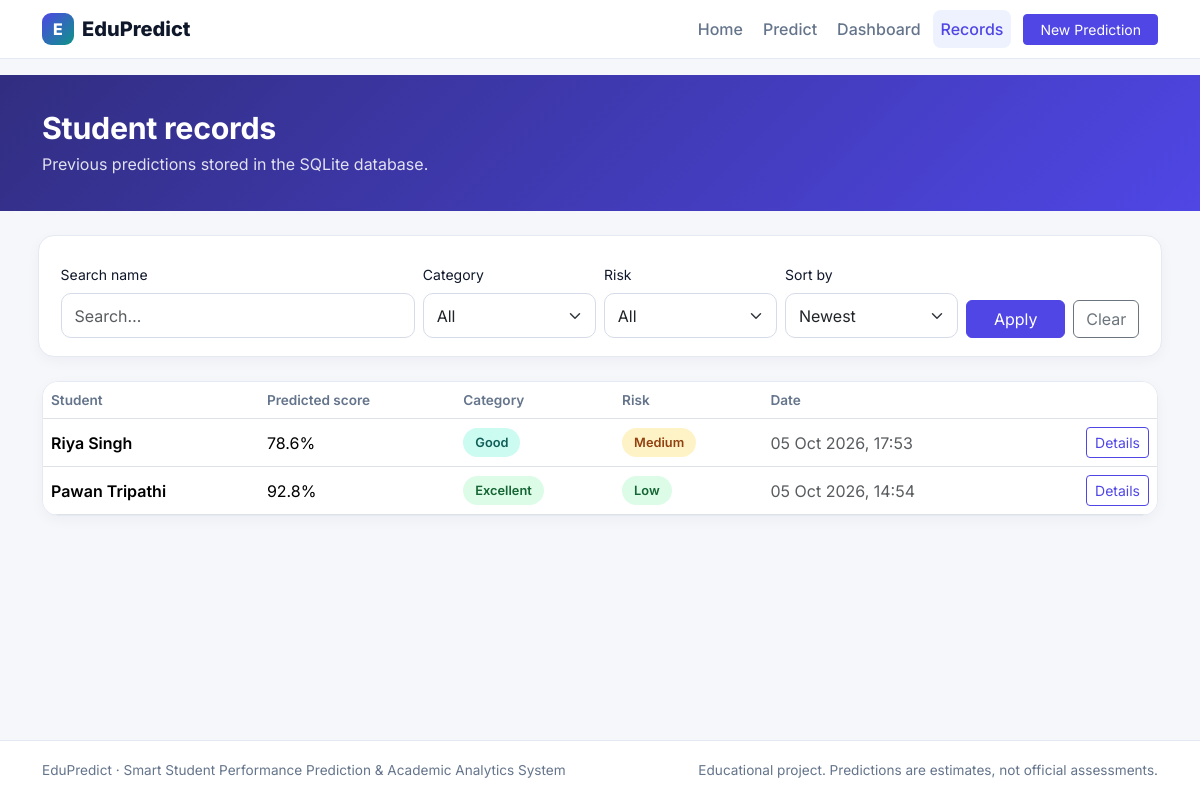
The page /students/ on the database its author committed.
### predictor/models.py (models this page shows, shortened)
class PredictionRecord(models.Model):
    student_name = models.CharField(max_length=100)
    age = models.PositiveSmallIntegerField()
    sex = models.CharField(max_length=1)
    studytime = models.PositiveSmallIntegerField()
    failures = models.PositiveSmallIntegerField()
    absences = models.PositiveSmallIntegerField()
    g1 = models.PositiveSmallIntegerField()
    g2 = models.PositiveSmallIntegerField()
    schoolsup = models.CharField(max_length=3)
    famsup = models.CharField(max_length=3)
    activities = models.CharField(max_length=3)
    internet = models.CharField(max_length=3)
    freetime = models.PositiveSmallIntegerField()
    goout = models.PositiveSmallIntegerField()
    predicted_score = models.FloatField()                  # percentage
    category = models.CharField(max_length=30)
    risk_level = models.CharField(max_length=10)
    pass_probability = models.FloatField(null=True, blank=True)
    explanation = models.TextField(blank=True)
    created_at = models.DateTimeField(auto_now_add=True)
    class Meta:
        ordering = ["-created_at"]

### predictor/views.py (the view)
# urls.py: path("students/", views.students, name="students"),
def students(request):
    qs = PredictionRecord.objects.all()
    q = request.GET.get("q", "").strip()
    category = request.GET.get("category", "")
    risk = request.GET.get("risk", "")
    sort = request.GET.get("sort", "newest")
    if q:
        qs = qs.filter(student_name__icontains=q)
    if category in rules.CATEGORY_ORDER:
        qs = qs.filter(category=category)
    if risk in rules.RISK_ORDER:
        qs = qs.filter(risk_level=risk)
    qs = qs.order_by(SORTS.get(sort, SORTS["newest"]))
    page = Paginator(qs, 10).get_page(request.GET.get("page"))
    params = request.GET.copy()
    params.pop("page", None)
    return render(request, "students.html", {
        "page": page, "q": q, "category": category, "risk": risk, "sort": sort,
        "categories": rules.CATEGORY_ORDER, "risks": rules.RISK_ORDER,
        "querystring": params.urlencode()})

### templates/students.html (shortened to what this page needs)
{% extends 'base.html' %}
{% block content %}
<section class="page-head"><div class="container"><h1>Student records</h1><p>Previous predictions stored in the SQLite database.</p></div></section>
<div class="container pb-5">
  <form method="get" class="filter-bar row g-2 align-items-end">
    <div class="col-md-4"><label class="form-label small">Search name</label><input type="text" name="q" value="{{ q }}" class="form-control" placeholder="Search…"></div>
    <div class="col-6 col-md-2"><label class="form-label small">Category</label>
      <select name="category" class="form-select"><option value="">All</option>
      {% for c in categories %}<option value="{{ c }}" {% if c == category %}selected{% endif %}>{{ c }}</option>{% endfor %}</select></div>
    <div class="col-6 col-md-2"><label class="form-label small">Risk</label>
      <select name="risk" class="form-select"><option value="">All</option>
      {% for r in risks %}<option value="{{ r }}" {% if r == risk %}selected{% endif %}>{{ r }}</option>{% endfor %}</select></div>
    <div class="col-6 col-md-2"><label class="form-label small">Sort by</label>
      <select name="sort" class="form-select">
        <option value="newest" {% if sort == 'newest' %}selected{% endif %}>Newest</option>
      </select></div>
    <div class="col-6 col-md-2 d-flex gap-2"><button class="btn btn-primary w-100">Apply</button><a href="{% url 'students' %}" class="btn btn-outline-secondary">Clear</a></div>
  </form>
  <div class="table-card mt-4">
    <div class="table-responsive">
      <table class="table table-hover align-middle mb-0">
        <thead><tr><th>Student</th><th>Predicted score</th><th>Category</th><th>Risk</th><th>Date</th><th></th></tr></thead>
        <tbody>
        {% for s in page %}
          <tr>
            <td class="fw-semibold">{{ s.student_name }}</td>
            <td>{{ s.predicted_score }}%</td>
            <td><span class="badge-soft cat-{{ s.category|slugify }}">{{ s.category }}</span></td>
            <td><span class="badge-soft risk-{{ s.risk_level|lower }}">{{ s.risk_level }}</span></td>
            <td class="text-muted">{{ s.created_at|date:"d M Y, H:i" }}</td>
            <td class="text-end"><a href="{% url 'student_detail' s.pk %}" class="btn btn-sm btn-outline-primary">Details</a></td>
          </tr>
        {% empty %}
          <tr><td colspan="6" class="text-center text-muted py-5">No records found. <a href="{% url 'predict' %}">Make a prediction</a>.</td></tr>
        {% endfor %}
        </tbody>
      </table>
    </div>
  </div>
</div>
{% endblock %}

### static/css/style.css (style rules this page uses)
:root { --primary: #4f46e5; --primary-dark: #3730a3; --teal: #0d9488; --ink: #0f172a; --muted: #64748b; --bg: #f5f7fb; --card: #ffffff; --border: #e5e9f2; --radius: 16px; }
body { font-family: "Inter", system-ui, sans-serif; background: var(--bg); color: var(--ink); min-height: 100vh; display: flex; flex-direction: column; }
h1, h2, h3, h4, h5, h6 { font-weight: 700; letter-spacing: -.01em; }
a { color: var(--primary); }
.btn-primary { background: var(--primary); border-color: var(--primary); }
.btn-outline-primary { color: var(--primary); border-color: var(--primary); }
.page-head { background: linear-gradient(135deg, #312e81, #4f46e5); color: #fff; padding: 2.2rem 0; margin-bottom: 2rem; }
.page-head h1 { font-size: 1.9rem; margin: 0; }
.page-head p { margin: .35rem 0 0; opacity: .85; }
.form-card, .result-card, .table-card, .filter-bar { background: var(--card); border: 1px solid var(--border); border-radius: var(--radius); padding: 1.6rem; box-shadow: 0 4px 14px rgba(15,23,42,.04); }
.table-card { padding: 0; overflow: hidden; }
.filter-bar { padding: 1.1rem; }
.form-control, .form-select { border-radius: 10px; padding: .6rem .8rem; border-color: #d5dbe8; }
.table th { font-weight: 600; color: var(--muted); font-size: .85rem; }
.badge-soft { display: inline-block; padding: .3rem .75rem; border-radius: 999px; font-size: .8rem; font-weight: 600; }
.cat-excellent { background: #dcfce7; color: #166534; }
.cat-good { background: #ccfbf1; color: #115e59; }
.risk-low { background: #dcfce7; color: #166534; }
.risk-medium { background: #fef3c7; color: #92400e; }

### rows shown on the page
PredictionRecord: student_name "Riya Singh", predicted_score "78.6", category "Good", risk_level "Medium", created_at "05 Oct 2026, 17:53"
PredictionRecord: student_name "Pawan Tripathi", predicted_score "92.8", category "Excellent", risk_level "Low", created_at "05 Oct 2026, 14:54"
